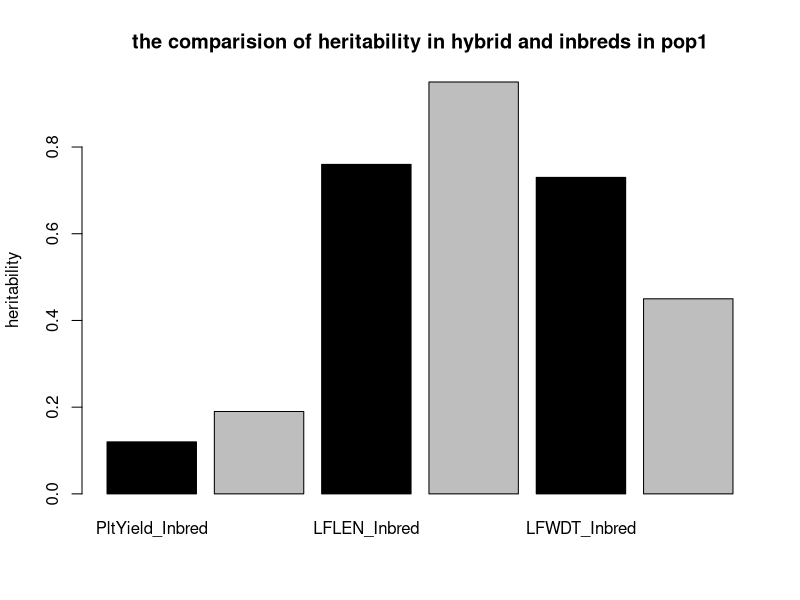

Recreate this plot in R.
## ---- chunk 1
knitr::opts_chunk$set(echo = TRUE)
knitr::opts_knit$set(root.dir=normalizePath('../../'))
## ---- chunk 2
f <- read.delim("data/journal.pone.0007433.s001.txt", header=TRUE)
# Convert missing data to NA
f[f=="."] <- NA
# four environments
table(f$Env)
f$INBRED <- as.factor(f$INBRED)
f$Env <- as.factor(f$Env)
## ---- chunk 3
# four environments
table(f$Env)
f$INBRED <- as.factor(f$INBRED)
f$Env <- as.factor(f$Env)
# tricky part, be careful:
f$PltYield_Inbred  <- as.numeric(as.character((f$PltYield_Inbred)))
fit <- lm(PltYield_Inbred ~ INBRED + Env, data=f)
anova(fit)
## ---- chunk 4
Vg =  (549.08 - 358.99)/4
Ve = 0
Vge = 358.99
H2_PltYield_Inbred = Vg/(Vg + Ve + Vge)
H2_PltYield_Inbred #0.12
## ---- chunk 5
# four environments
table(f$Env)
f$INBRED <- as.factor(f$INBRED)
f$Env <- as.factor(f$Env)
# tricky part, be careful:
f$PltYield_Hyb  <- as.numeric(as.character((f$PltYield_Hyb)))
fit <- lm(PltYield_Hyb ~ INBRED + Env, data=f)
anova(fit)
## ---- chunk 6
Vg =  (2332 - 1210)/4
Ve = 0
Vge = 1210
H2_PltYield_Hyb = Vg/(Vg + Ve + Vge)
H2_PltYield_Hyb #0.19
## ---- chunk 7
# four environments
table(f$Env)
f$INBRED <- as.factor(f$INBRED)
f$Env <- as.factor(f$Env)
# tricky part, be careful:
f$LFLEN_Inbred  <- as.numeric(as.character((f$LFLEN_Inbred)))
fit <- lm(LFLEN_Inbred ~ INBRED + Env, data=f)
anova(fit)
## ---- chunk 8
Vg =  (31302 - 2259)/4
Ve = 0
Vge = 2259
H2_LFLEN_Inbred = Vg/(Vg + Ve + Vge)
H2_LFLEN_Inbred #0.76
## ---- chunk 9
# four environments
table(f$Env)
f$INBRED <- as.factor(f$INBRED)
f$Env <- as.factor(f$Env)
# tricky part, be careful:
f$LFLEN_Hyb  <- as.numeric(as.character((f$LFLEN_Hyb)))
fit <- lm(LFLEN_Hyb ~ INBRED + Env, data=f)
anova(fit)
## ---- chunk 10
Vg =  (16367 - 1430)/4
Ve = 0
Vge = 168
H2_LFLEN_Hyb = Vg/(Vg + Ve + Vge)
H2_LFLEN_Hyb #0.95
## ---- chunk 11
# four environments
table(f$Env)
f$INBRED <- as.factor(f$INBRED)
f$Env <- as.factor(f$Env)
# tricky part, be careful:
f$LFWDT_Inbred  <- as.numeric(as.character((f$LFWDT_Inbred)))
fit <- lm(LFWDT_Inbred ~ INBRED + Env, data=f)
anova(fit)
## ---- chunk 12
Vg =  (508.3 - 42.4)/4
Ve = 0
Vge = 42.4
H2_LFWDT_Inbred = Vg/(Vg + Ve + Vge)
H2_LFWDT_Inbred #0.73
## ---- chunk 13
# four environments
table(f$Env)
f$INBRED <- as.factor(f$INBRED)
f$Env <- as.factor(f$Env)
# tricky part, be careful:
f$LFWDT_Hyb  <- as.numeric(as.character((f$LFWDT_Hyb)))
fit <- lm(LFWDT_Hyb ~ INBRED + Env, data=f)
anova(fit)
## ---- chunk 14
Vg =  (181.42 - 42.19)/4
Ve = 0
Vge = 42.19
H2_LFWDT_Hyb = Vg/(Vg + Ve + Vge)
H2_LFWDT_Hyb #0.45
## ---- chunk 15
H2_total <- c("H2_PltYield_Inbred", "H2_PltYield_Hyb", "H2_LFLEN_Inbred", "H2_LFLEN_Hyb", "H2_LFWDT_Inbred", "H2_LFWDT_Hyb")

H2_all <- c(0.12, 0.19, 0.76, 0.95, 0.73, 0.45)
## ---- chunk 16
library(ggplot2)
barplot(H2_all, 
main = "the comparision of heritability in hybrid and inbreds in pop1", 
col = c("black", "grey", "black", "grey", "black", "grey"), 
ylab = "heritability", names.arg = c("PltYield_Inbred", "PltYield_Hyb", "LFLEN_Inbred", "LFLEN_Hyb", "LFWDT_Inbred", "LFWDT_Hyb"))
